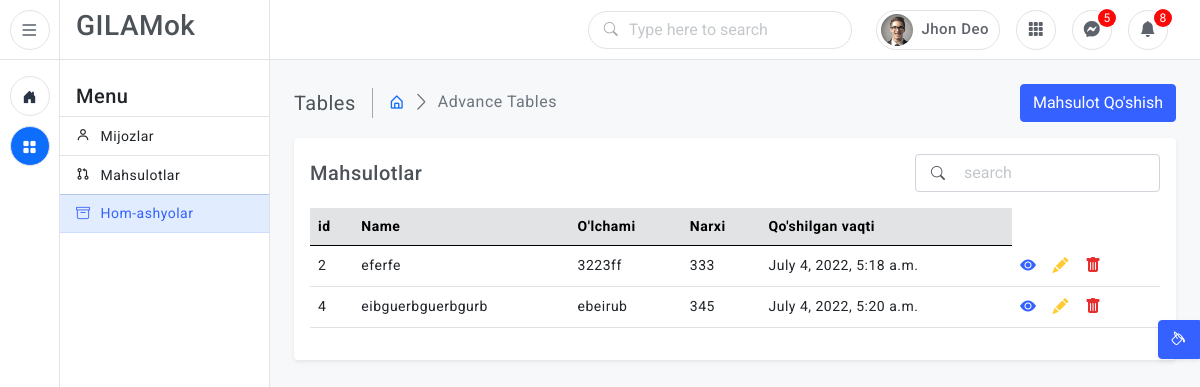
Screenshot of /raw_material with the database file from the repository.
### main/models.py (models this page shows)
class RawMaterial(models.Model):
    material_name = models.CharField(max_length=256, blank=True, null=True)
    size = models.CharField(max_length=128, blank=True, null=True)
    price = models.IntegerField(default=0)
    status = models.CharField(max_length=256, blank=True, null=True)
    active = models.BooleanField(default=True)
    cr_on = models.DateTimeField(auto_now_add=True)
    cr_by = models.ForeignKey(User, on_delete=models.CASCADE)

### main/views.py (the view)
# urls.py: path('raw_material', raw_material, name='rawmaterials'),
def raw_material(request):
    materials = RawMaterial.objects.all()
    return render(request, 'rawmaterial.html', {'materials': materials})

### templates/rawmaterial.html (shortened to what this page needs)
{% extends 'Home.html' %}
{% load static %}
{% block mainboard %}
          <main class="page-content">
            <div class="page-breadcrumb d-none d-sm-flex align-items-center mb-3">
              <div class="breadcrumb-title pe-3">Tables</div>
              <div class="ps-3">
                <nav aria-label="breadcrumb">
                  <ol class="breadcrumb mb-0 p-0">
                    <li class="breadcrumb-item"><a href="javascript:;"><i class="bx bx-home-alt"></i></a>
                    </li>
                    <li class="breadcrumb-item active" aria-current="page">Advance Tables</li>
                  </ol>
                </nav>
              </div>
              <div class="ms-auto">
                <div class="btn-group">
                 <a href="/add-raw"> <button type="button" class="btn btn-primary">Mahsulot Qo'shish</button></a>
                </div>
              </div>
            </div>
               <div class="card">
                 <div class="card-body">
                   <div class="d-flex align-items-center">
                      <h5 class="mb-0">Mahsulotlar</h5>
                       <form class="ms-auto position-relative">
                         <div class="position-absolute top-50 translate-middle-y search-icon px-3"><i class="bi bi-search"></i></div>
                         <input class="form-control ps-5" type="text" placeholder="search">
                       </form>
                   </div>
                   <div class="table-responsive mt-3">
                     <table class="table align-middle">
                       <thead class="table-secondary">
                         <tr>
                          <th>id</th>
                          <th>Name</th>
                          <th>O'lchami</th>
                          <th>Narxi</th>
                          <th>Qo'shilgan vaqti</th>
                         </tr>
                       </thead>
                       <tbody>
                         {% for i in materials %}
                         <tr>
                            <td>{{ i.id }}</td>
                           <td>{{ i.material_name }}</td>
                           <td>{{ i.size }}</td>
                           <td>{{ i.price }}</td>
                           <td>{{ i.cr_on }}</td>
                           <td>
                             <div class="table-actions d-flex align-items-center gap-3 fs-6">
                               <a href="javascript:;" class="text-primary" data-bs-toggle="tooltip" data-bs-placement="bottom" title="Views"><i class="bi bi-eye-fill"></i></a>
                               <a href="/edit_material/{{ i.id }}" class="text-warning" data-bs-toggle="tooltip" data-bs-placement="bottom" title="Edit"><i class="bi bi-pencil-fill"></i></a>
                               <a href="/delete_material/{{ i.id }}" class="text-danger" data-bs-toggle="tooltip" data-bs-placement="bottom" title="Delete"><i class="bi bi-trash-fill"></i></a>
                             </div>
                           </td>
                         </tr>
                       {% endfor %}
                        </tbody>
                      </table>
                  </div>
                </div>
              </div>
          </main>
       <div class="switcher-body">
        <button class="btn btn-primary btn-switcher shadow-sm" type="button" data-bs-toggle="offcanvas" data-bs-target="#offcanvasScrolling" aria-controls="offcanvasScrolling"><i class="bi bi-paint-bucket me-0"></i></button>
       </div>
{% endblock %}

### templates/Home.html (shortened to what this page needs)
{% extends 'Base.html' %}
{% load static %}
{% block context %}
  <div class="wrapper">
    <header class="top-header">
      <nav class="navbar navbar-expand">
          <form class="searchbar d-none d-xl-flex ms-auto">
              <div class="position-absolute top-50 translate-middle-y search-icon ms-3"><i class="bi bi-search"></i></div>
              <input class="form-control" type="text" placeholder="Type here to search">
          </form>
          <div class="top-navbar-right ms-3">
            <ul class="navbar-nav align-items-center">
            <li class="nav-item dropdown dropdown-large">
              <a class="nav-link dropdown-toggle dropdown-toggle-nocaret" href="#" data-bs-toggle="dropdown">
                <div class="user-setting d-flex align-items-center gap-1">
                  <img src="{% static 'assets/images/avatars/avatar-1.png' %}" class="user-img" alt="">
                  <div class="user-name d-none d-sm-block">Jhon Deo</div>
                </div>
              </a>
            </li>
            <li class="nav-item dropdown dropdown-large">
              <a class="nav-link dropdown-toggle dropdown-toggle-nocaret" href="#" data-bs-toggle="dropdown">
                <div class="projects">
                  <i class="bi bi-grid-3x3-gap-fill"></i>
                </div>
              </a>
            </li>
            <li class="nav-item dropdown dropdown-large">
              <a class="nav-link dropdown-toggle dropdown-toggle-nocaret" href="#" data-bs-toggle="dropdown">
                <div class="messages">
                  <span class="notify-badge">5</span>
                  <i class="bi bi-messenger"></i>
                </div>
              </a>
            </li>
            <li class="nav-item dropdown dropdown-large d-none d-sm-block">
              <a class="nav-link dropdown-toggle dropdown-toggle-nocaret" href="#" data-bs-toggle="dropdown">
                <div class="notifications">
                  <span class="notify-badge">8</span>
                  <i class="bi bi-bell-fill"></i>
                </div>
              </a>
            </li>
            </ul>
            </div>
      </nav>
    </header>
       <aside class="sidebar-wrapper">
          <div class="iconmenu">
            <div class="nav-toggle-box">
              <div class="nav-toggle-icon"><i class="bi bi-list"></i></div>
            </div>
            <ul class="nav nav-pills flex-column">
              <li class="nav-item" data-bs-toggle="tooltip" data-bs-placement="right" title="Dashboards">
                <button class="nav-link" data-bs-toggle="pill" data-bs-target="#pills-dashboards" type="button"><i class="bi bi-house-door-fill"></i></button>
              </li>
              <li class="nav-item" data-bs-toggle="tooltip" data-bs-placement="right" title="Application">
                <button class="nav-link" data-bs-toggle="pill" data-bs-target="#pills-application" type="button"><i class="bi bi-grid-fill"></i></button>
              </li>
            </ul>
          </div>
          <div class="textmenu">
            <div class="brand-logo">
                <h3>GILAMok</h3>
            </div>
            <div class="tab-content">
              <div class="tab-pane fade" id="pills-application">
                <div class="list-group list-group-flush">
                  <div class="list-group-item">
                    <div class="d-flex w-100 justify-content-between">
                      <h5 class="mb-0">Menu</h5>
                    </div>
                  </div>
                  <a href="/clients" class="list-group-item"><i class="bx bx-user"></i>Mijozlar</a>
                  <a href="/products" class="list-group-item"><i class="bx bx-git-pull-request"></i>Mahsulotlar</a>
                  <a href="/raw_material" class="list-group-item"><i class="bi bi-archive"></i>Hom-ashyolar</a>
                </div>
              </div>
            </div>
          </div>
       </aside>
          {% block mainboard %}
          {% endblock %}
  </div>
{% endblock %}

### templates/Base.html (shortened to what this page needs)
{% load static %}
<!doctype html>
<html lang="en" class="light-theme">
<head>
  <link href="{% static 'assets/plugins/simplebar/css/simplebar.css' %}" rel="stylesheet" />
  <link href="{% static 'assets/plugins/perfect-scrollbar/css/perfect-scrollbar.css' %}" rel="stylesheet" />
  <link href="{% static 'assets/css/bootstrap.min.css' %}" rel="stylesheet" />
  <link href="{% static 'assets/css/bootstrap-extended.css' %}" rel="stylesheet" />
  <link href="{% static 'assets/css/style.css' %}" rel="stylesheet" />
  <link href="{% static 'assets/css/icons.css' %}" rel="stylesheet">
  <link rel="stylesheet" href="https://cdn.jsdelivr.net/npm/bootstrap-icons@1.5.0/font/bootstrap-icons.css">
	<link href="{% static 'assets/css/pace.min.css' %}" rel="stylesheet" />
  <link href="{% static 'assets/css/dark-theme.css' %}" rel="stylesheet" />
  <link href="{% static 'assets/css/light-theme.css' %}" rel="stylesheet" />
  <link href="{% static 'assets/css/semi-dark.css' %}" rel="stylesheet" />
  <link href="{% static 'assets/css/header-colors.css' %}" rel="stylesheet" />
</head>
<body>
  {% block context %}
  {% endblock %}
</body>
</html>

### static/assets/css/light-theme.css (style rules this page uses)
html.light-theme .sidebar-wrapper, html.light-theme .sidebar-wrapper .iconmenu, html.light-theme .sidebar-wrapper .iconmenu .nav-toggle-box, html.light-theme .sidebar-wrapper .textmenu, html.light-theme .sidebar-wrapper .textmenu .brand-logo { background-color: #ffffff; }
html.light-theme .top-header .navbar { background-color: #ffffff; }
html.light-theme .top-header .navbar .searchbar .form-control { border: 1px solid #e2e3e4; box-shadow: none; }
html.light-theme .top-header .navbar .user-setting { border: 1px solid #e2e3e4; box-shadow: none; }
html.light-theme .mobile-toggle-icon, html.light-theme .search-toggle-icon, html.light-theme .projects, html.light-theme .notifications, html.light-theme .messages { border: 1px solid #e2e3e4; box-shadow: none; }
html.light-theme .sidebar-wrapper .iconmenu .nav-pills .nav-link { border: 1px solid #e2e3e4; box-shadow: none !important; }
html.light-theme .sidebar-wrapper .iconmenu .nav-toggle-box .nav-toggle-icon { border: 1px solid #e2e3e4; box-shadow: none !important; }

### rows the page displays
RawMaterial: id "2", material_name "eferfe", size "3223ff", price "333", cr_on "July 4, 2022, 5:18 a.m."
RawMaterial: id "4", material_name "eibguerbguerbgurb", size "ebeirub", price "345", cr_on "July 4, 2022, 5:20 a.m."
